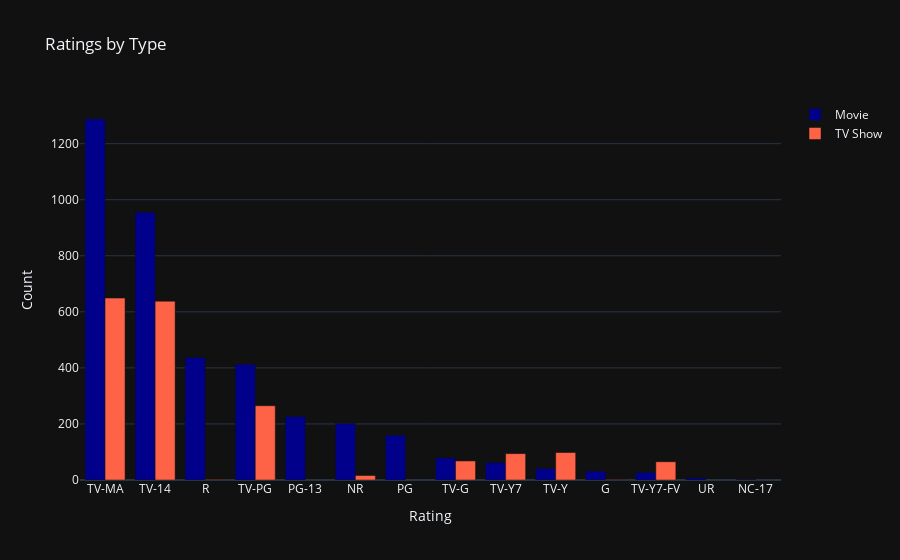

Here is the notebook cell this chart was saved with:
### Code cell
temp = temp1 = df[df.type=='Movie'].rating.value_counts().reset_index()
temp1.columns = ['Rating', 'Count']
temp2 = df[df.type=='TV Show'].rating.value_counts().reset_index()
temp2.columns = ['Rating', 'Count']

trace1 = go.Bar(x=temp1.Rating, y=temp1.Count, name='Movie', marker=dict(color='rgb(0,0,139)'))
trace2 = go.Bar(x=temp2.Rating, y=temp2.Count, name='TV Show', marker=dict(color='rgb(255,99,71)'))
data = [trace1, trace2]
layout = go.Layout(barmode='group', template= "plotly_dark",title = 'Ratings by Type' , xaxis = dict(title = 'Rating'), yaxis = dict(title = 'Count'))
fig = go.Figure(data=data, layout=layout)
fig.show()

### Figure 1 — Plotly figure (JSON) as saved in the notebook; plotly's stock layout.template omitted (floating-point values rounded to 4 significant figures)
{"data": [{"marker": {"color": "rgb(0,0,139)"}, "name": "Movie", "type": "bar", "x": ["TV-MA", "TV-14", "R", "TV-PG", "PG-13", "NR", "PG", "TV-G", "TV-Y7", "TV-Y", "G", "TV-Y7-FV", "UR", "NC-17"], "y": [1288, 955, 437, 413, 227, 202, 160, 79, 62, 41, 31, 27, 7, 2]}, {"marker": {"color": "rgb(255,99,71)"}, "name": "TV Show", "type": "bar", "x": ["TV-MA", "TV-14", "TV-PG", "TV-Y", "TV-Y7", "TV-G", "TV-Y7-FV", "NR", "R", "G"], "y": [649, 638, 265, 98, 94, 68, 65, 16, 2, 1]}], "layout": {"title": {"text": "Ratings by Type"}, "xaxis": {"title": {"text": "Rating"}}, "yaxis": {"title": {"text": "Count"}}}}
